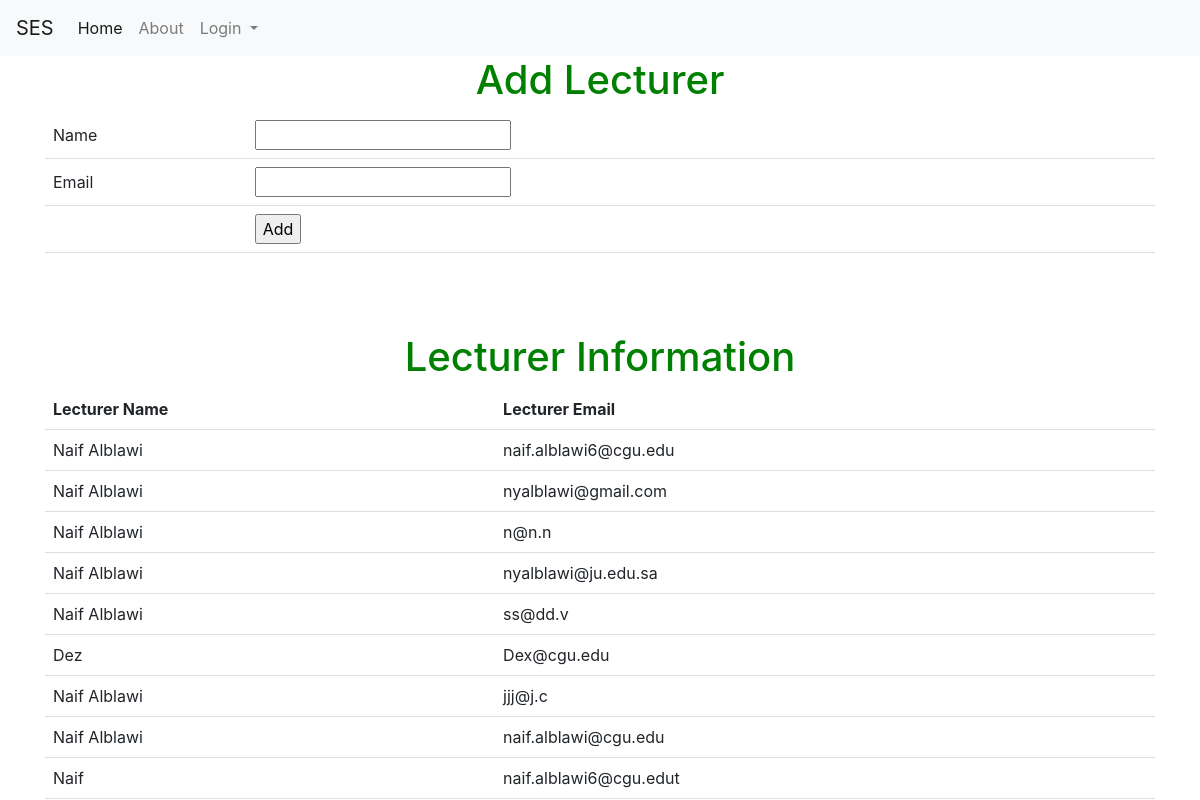
Page /saverecord on the committed database.
### tables this page shows
CREATE TABLE lec (lec_id INTEGER PRIMARY KEY AUTOINCREMENT UNIQUE, lec_name CHAR, lec_email CHAR CONSTRAINT lec_id UNIQUE ON CONFLICT IGNORE);

### auth.py (the view, shortened to what this page needs)
@auth.route("/saverecord",methods = ["POST","GET"])
def saveRecord():
    if request.method=='GET':
        con = sqlite3.connect("instance/db.sqlite")
        cur = con.cursor()
        cur.execute("SELECT * FROM lec")
        data6 = cur.fetchall()
        return render_template('add_lec.html',data6=data6)
    return render_template("add_lec.html",data6=data6)

### templates/add_lec.html (shortened to what this page needs)
{% extends "base.html" %}
{% block content %}
<h1>Add Lecturer</h1>
 <form action = "/saverecord" method="post">
 <table>
  <tr><td>Name</td><td><input type="text" name="name" ></td></tr>
  <tr><td>Email</td><td><input type="email" name="email"></td></tr>
  <tr><td></td><td><input type="submit" value="Add"></td></tr>
 </table>
 <br> <h1>{{msg}}</h1><br><br>
 <h1>Lecturer Information</h1>
 <table id="table_to_highlight" style="width:100%">
    <thead>
      <tr>
        <th>Lecturer Name</th>
        <th>Lecturer Email</th>
      </tr>
      </thead>
      <tbody>
       {% for row in data6 %}
              <tr>
                  <td>{{row[1]}}</td>
                  <td>{{row[2]}}</td>
              </tr>
          {% endfor %}
      </tbody>
  </table>
 </form>
{% endblock %}

### templates/base.html (shortened to what this page needs)
<!DOCTYPE html>
<html>
<head>
    <link rel="stylesheet" href="https://cdn.jsdelivr.net/npm/bootstrap@4.3.1/dist/css/bootstrap.min.css">
</head>
<body>
<section class="hero is-fullheight" style="background-color:#ffffff;">
    <div>  <nav class="navbar navbar-expand-lg navbar-light bg-light">
        <a class="navbar-brand" href="{{ url_for('main.index') }}">SES</a>
        <div class="collapse navbar-collapse" id="navbarSupportedContent">
          <ul class="navbar-nav mr-auto">
            <li class="nav-item active">
              <a class="nav-link" href="{{ url_for('main.index') }}">Home <span class="sr-only">(current)</span></a>
            </li>
            <li class="nav-item">
              <a class="nav-link" href="{{ url_for('main.About') }}">About</a>
            </li>
            <li class="nav-item dropdown">
              <a class="nav-link dropdown-toggle" href="#" id="navbarDropdown" role="button" data-toggle="dropdown" aria-haspopup="true" aria-expanded="false">
                Login
              </a>
            </li>
        </div>
    </div>
    <div class="hero-body">
        <div class="container has-text-centered">
            {% block content %}{% endblock %}
        </div>
</section>
</body>
</html>

### templates/add_lec.html (style rules this page uses)
body { text-align: center; }
h1 { color: green; }
table { border-collapse: collapse; width: 100%; }
th, td { padding: 8px; text-align: left; border-bottom: 1px solid #ddd; }

### rows in the picture
lec: lec_name "Naif Alblawi", lec_email "naif.alblawi6@cgu.edu"
lec: lec_name "Naif Alblawi", lec_email "nyalblawi@gmail.com"
lec: lec_name "Naif Alblawi", lec_email "n@n.n"
lec: lec_name "Naif Alblawi", lec_email "nyalblawi@ju.edu.sa"
lec: lec_name "Naif Alblawi", lec_email "ss@dd.v"
lec: lec_name "Dez", lec_email "Dex@cgu.edu"
lec: lec_name "Naif Alblawi", lec_email "jjj@j.c"
lec: lec_name "Naif Alblawi", lec_email "naif.alblawi@cgu.edu"
lec: lec_name "Naif", lec_email "naif.alblawi6@cgu.edut"
